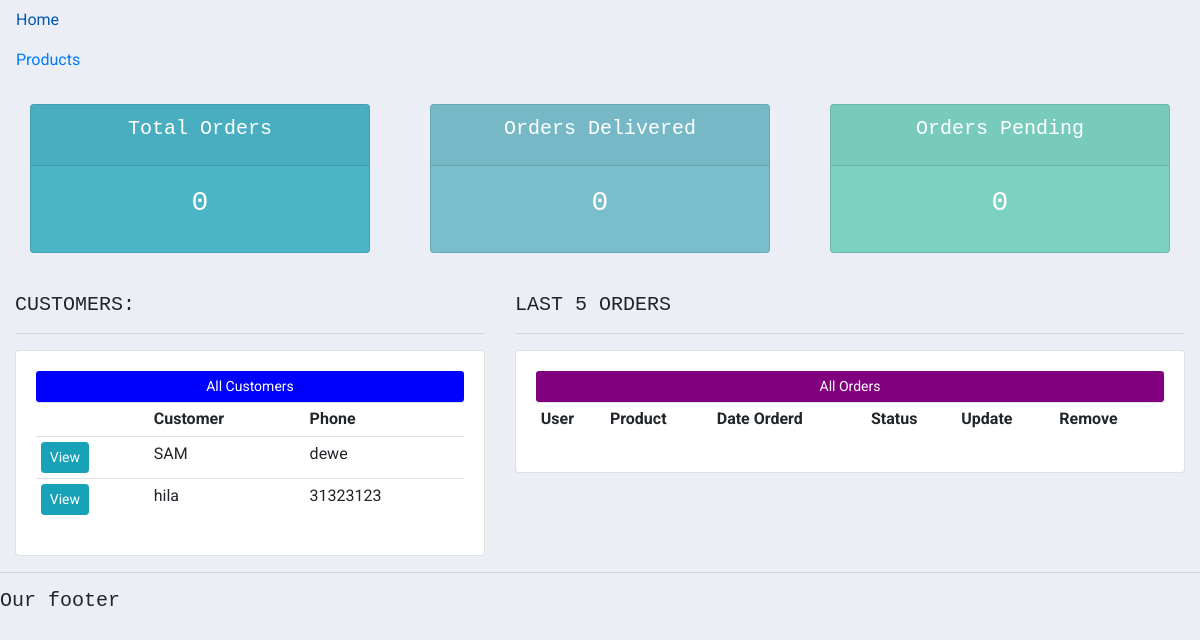
/market/ (signed in), run on the app's committed database.
### market/models.py (models this page shows, shortened)
class Customer(models.Model):
	user = models.OneToOneField(settings.AUTH_USER_MODEL, null=True, blank=True, on_delete=models.CASCADE, related_name='customer')
	name = models.CharField(max_length=200, null=True)
	phone = models.CharField(max_length=200, null=True)
	email = models.EmailField(max_length=200, null=True)
	date_created = models.DateTimeField(auto_now_add=True, null=True)
	profile_pic = models.ImageField(default='profile.png' ,null=True, blank=True)

### market/views.py (the view)
# urls.py: path('', views.home, name='home'),
def home(request):
    customers = Customer.objects.all()
    orders = Order.objects.all().order_by('-customer')
    total_orders = orders.count()
    delivered = Order.objects.filter(status='delivered').count()
    pending = Order.objects.filter(status='pending').count()
    context = {'customers': customers,
            'orders': orders,
            'total_orders': total_orders,
            'delivered': delivered,
            'pending': pending
    }
    return render(request, 'market/home.html', context)

### market/templates/market/home.html (shortened to what this page needs)
{%  extends 'market/layout_main.html' %}
{% block content %}
{%  include 'market/status.html' %}
<br>
<div class="row">
	<div class="col-md-5">
		<h5>CUSTOMERS:</h5>
		<hr>
		<div class="card card-body">
			<button class="btn btn-sm btn-block" style="color: white;background-color: blue; pointer-events: none;">All Customers</button>
			<table class="table table-sm">
				<tr>
					<th></th>
					<th>Customer</th>
					<th>Phone</th>
				</tr>
				{% for customer in customers %}
					<tr>
						<td><a class="btn btn-sm btn-info" href="{% url 'market:customer' customer.id %}">View</a></td>
						<td>{{customer.name}}</td>
						<td>{{customer.phone}}</td>
					</tr>
				{% endfor %}
			</table>
		</div>
	</div>
	<div class="col-md-7">
		<h5>LAST 5 ORDERS</h5>
		<hr>
		<div class="card card-body">
			<button class="btn btn-sm btn-block"  style="color: white;background-color: purple; pointer-events: none;">All Orders</button>
			<table class="table table-sm">
				<tr>
					<th>User</th>
					<th>Product</th>
					<th>Date Orderd</th>
					<th>Status</th>
					<th>Update</th>
					<th>Remove</th>
				</tr>
			</table>
		</div>
	</div>
</div>
{% endblock %}

### market/templates/market/layout_main.html (style rules this page uses)
body { background-color: #ebeff5; font-family: 'Roboto', sans-serif; }
h1, h2, h3, h4, h5 { font-family: monaco,Consolas,Lucida Console,monospace; }

### data on the page
Customer: name "SAM", phone "dewe"
Customer: name "hila", phone "31323123"

### other printed values
{{ total_orders }} "0"
{{ delivered }} "0"
{{ pending }} "0"
